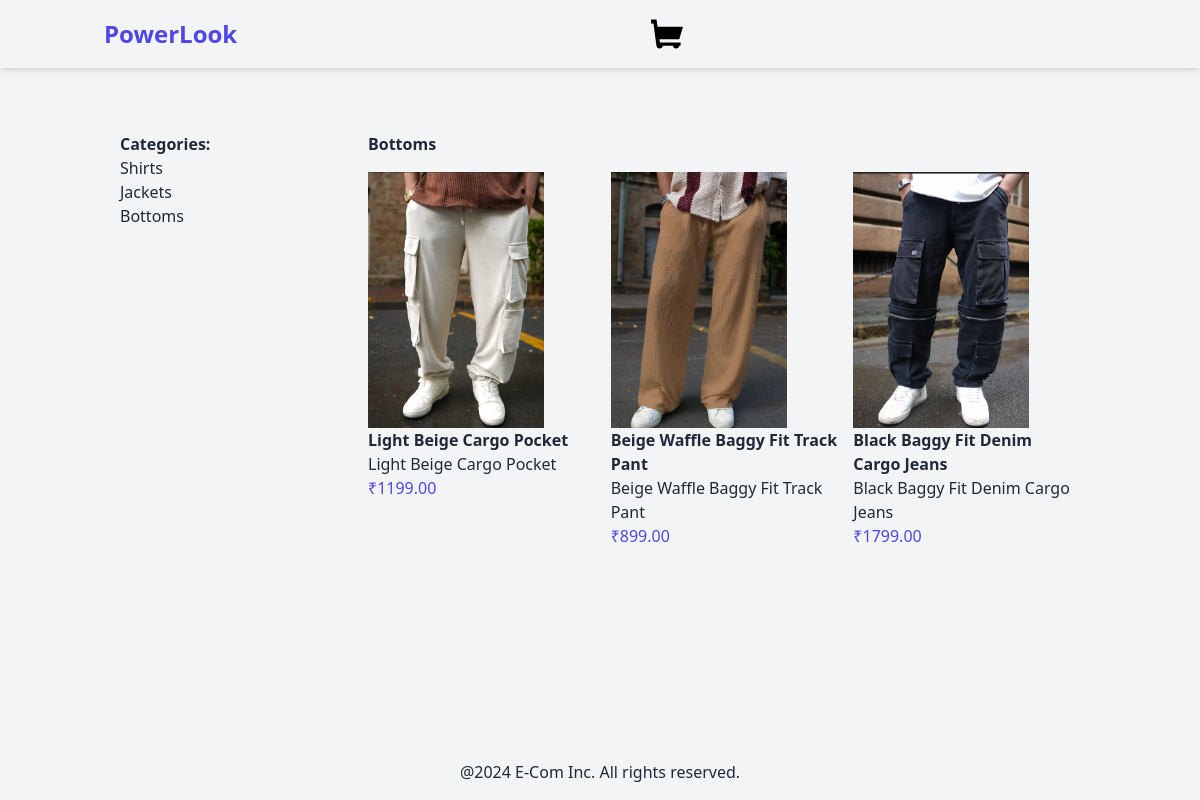
/bottoms/, run on the app's committed database.
### products/models.py (models this page shows, shortened)
class Category(models.Model):
    name = models.CharField(max_length=250)
    slug = models.SlugField(unique=True)
    class Meta:
        verbose_name_plural = "categories"

class Product(models.Model):
    category = models.ForeignKey(Category, related_name='products', on_delete=models.CASCADE)
    name = models.CharField(max_length=250)
    slug = models.SlugField(max_length=250)
    description = models.TextField(blank=True)
    price = models.DecimalField(max_digits=10, decimal_places=2)
    available = models.BooleanField(default=True)
    created = models.DateTimeField(auto_now_add=True)
    updated = models.DateTimeField(auto_now=True)
    image = models.ImageField(upload_to='products', blank=True, null=True)

### products/views.py (the view)
# urls.py: path('', views.product_list, name='product_list'),
def product_list(request, category_slug=None):
    category = None
    products = Product.objects.filter(available=True)
    categories = Category.objects.all()
    if category_slug:
        category = get_object_or_404(Category, slug=category_slug)
        products = products.filter(category=category)
    return render(request, 'products/product/list.html', {
        'category':category,
        'products':products,
        'categories':categories,
    })

### products/templates/products/product/list.html (shortened to what this page needs)
{% extends "base.html" %}
{%block content%}
<div class="container mx-auto p-4 flex">
    <aside class="w-1/4 p-4">
        <h2 class="font-bold">Categories:</h2>
        <ul>
            {%for category in categories%}
            <li>
                <a href="{% url 'products:product_list_by_category' category.slug %}">{{category.name}}</a>
            </li>
            {%endfor%}
        </ul>
    </aside>
    <main class="w-3/4 p-4">
        {%if category%}
        <h2 class="font-bold mb-4">{{category.name}}</h2>
        {%else%}
        <h2 class="font-bold mb-4">All Products:</h2>
        {%endif%}
        <div class="grid grid-cols-3 gap-4">
            {% for product in products %}
            <a href="{% url 'products:product_detail' product.id product.slug %}">
            <div>
                {% if product.image %}
                <img src="{{product.image.url}}" alt={{product.name}} class="h-64 w-44 object-cover">
                {%else%}
                <p>The image is not available</p>
                {%endif%}
                <h3 class="font-semibold">{{product.name}}</h3>
                <p>{{product.description}}</p>
                <p class="text-indigo-600">₹{{product.price}}</p>
            </div>
        </a>
            {%endfor%}
        </div>
    </main>
</div>
{%endblock%}

### data on the page
Category: name "Shirts"
Category: name "Jackets"
Category: name "Bottoms"
Product: image (picture), name "Light Beige Cargo Pocket", description "Light Beige Cargo Pocket", price "1199.00"
Product: image (picture), name "Beige Waffle Baggy Fit Track Pant", description "Beige Waffle Baggy Fit Track Pant", price "899.00"
Product: image (picture), name "Black Baggy Fit Denim Cargo Jeans", description "Black Baggy Fit Denim Cargo Jeans", price "1799.00"
